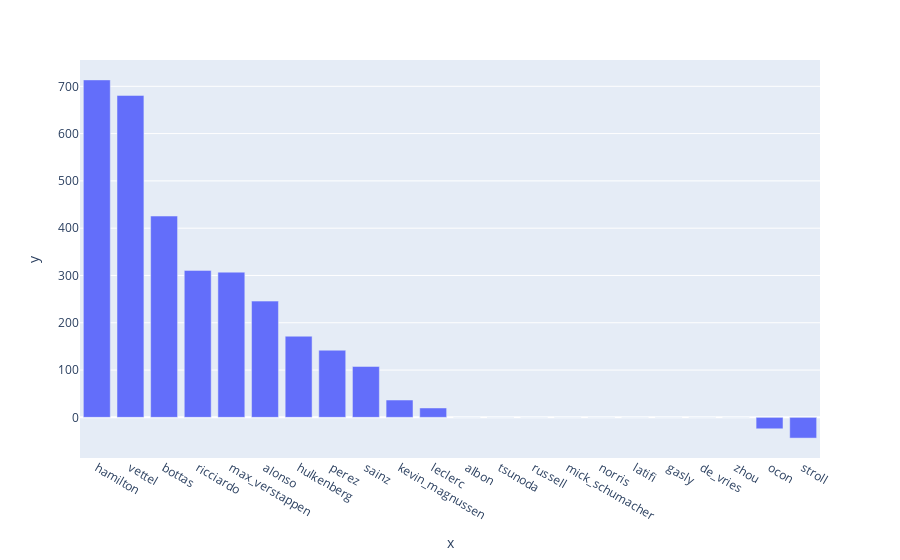

Here is the notebook cell this chart was saved with:
### Code cell
fig = px.bar(x=df['Drivers'], y=df['Total'])
fig.show()

### Figure 1 — Plotly figure (JSON) as saved in the notebook; plotly's stock layout.template omitted (floating-point values rounded to 4 significant figures)
{"data": [{"alignmentgroup": "True", "hovertemplate": "x=%{x}<br>y=%{y}<extra></extra>", "legendgroup": "", "marker": {"color": "#636efa", "pattern": {"shape": ""}}, "name": "", "offsetgroup": "", "orientation": "v", "showlegend": false, "textposition": "auto", "type": "bar", "x": ["hamilton", "vettel", "bottas", "ricciardo", "max_verstappen", "alonso", "hulkenberg", "perez", "sainz", "kevin_magnussen", "leclerc", "albon", "tsunoda", "russell", "mick_schumacher", "norris", "latifi", "gasly", "de_vries", "zhou", "ocon", "stroll"], "xaxis": "x", "y": [713.5, 680.7, 425.6, 310.8, 307.0, 245.8, 171.6, 142.0, 107.7, 36.65, 19.83, 0, 0, 0, 0, 0, 0, 0, 0, 0, -24.16, -43.87], "yaxis": "y"}], "layout": {"barmode": "relative", "legend": {"tracegroupgap": 0}, "margin": {"t": 60}, "xaxis": {"anchor": "y", "domain": [0, 1], "title": {"text": "x"}}, "yaxis": {"anchor": "x", "domain": [0, 1], "title": {"text": "y"}}}}
